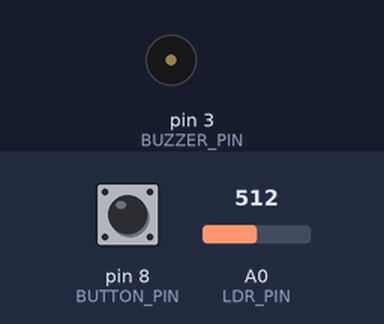
This sketch was run on a simulated Arduino Uno, built with avr-gcc and run on an emulated ATmega328P. On the bench: buzzer (waves = sounding). The inputs (shaded band) are chosen by the test bench; at power-on: pin 8 (BUTTON_PIN) HIGH, A0 (LDR_PIN) = 512.

Above: at 1.2 s.
1.3 s: pin 8 (BUTTON_PIN) pulled LOW for 0.15 s
At 2.2 s:
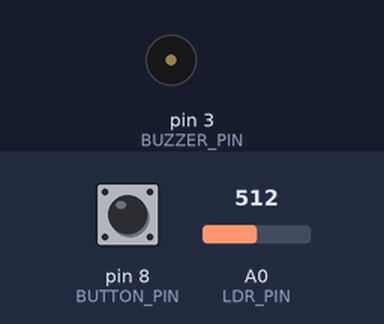
4.4 s: pin 8 (BUTTON_PIN) pulled LOW for 3.2 s
At 8.4 s:
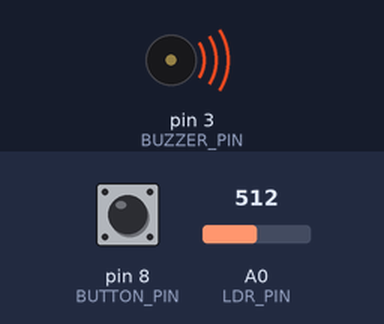
9.1 s: pin 8 (BUTTON_PIN) pulled LOW for 1 s
Timing chart, 0 to 65.6 s (numbered marks = the images above; inputs shaded):
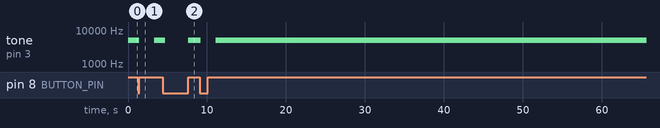

The sketch:

termenvox.ino
```cpp
#define BUTTON_PIN 8
#define BUZZER_PIN  3
#define LDR_PIN     A0
#define BUFFER_SIZE 500

void setup()
{
  pinMode(BUZZER_PIN, OUTPUT);
  pinMode(BUTTON_PIN, INPUT_PULLUP);
}
int buttonState =0;

void loop()
{
  buttonState = digitalRead(BUTTON_PIN);
  if (buttonState == HIGH) {
    int save[BUFFER_SIZE];
    int p = 0;
    while (buttonState == HIGH) {
      int val, frequency;
      val = analogRead(LDR_PIN);
      frequency = map(val, 0, 1023, 1500, 8500);
      tone(BUZZER_PIN, frequency, 20);
      save[p] = frequency;
      p++;
      if (p==BUFFER_SIZE){
        p = 0; // safe restarting from the start
      }
      delay(30);
      buttonState = digitalRead(BUTTON_PIN);
    }
    delay(2000);
    for(int i=0;i<p;i++){
      tone(BUZZER_PIN, save[i], 20);
      delay(30);
    }
  }
}
```
